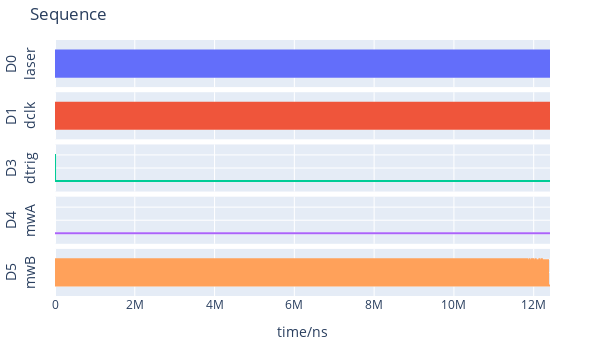

Source (notebook cell):
### Code cell
pg.setTrigger(TriggerStart.SOFTWARE, rearm=TriggerRearm.AUTO)
REPEAT_INFINITELY = -1
pg.stream(n_runs=REPEAT_INFINITELY)
pg.plotSeq(plot_all=False)

### Figure 1 — Plotly figure (JSON) as saved in the notebook; plotly's stock layout.template omitted (floating-point values rounded to 4 significant figures; data arrays with more than 128 entries replaced by an {"elided": "..."} marker saying what was removed)
{"data": [{"line": {"shape": "hv"}, "mode": "lines", "name": "D0", "type": "scatter", "x": {"elided": "4802 int values"}, "xaxis": "x", "y": {"elided": "4802 int values"}, "yaxis": "y"}, {"line": {"shape": "hv"}, "mode": "lines", "name": "D1", "type": "scatter", "x": {"elided": "4802 int values"}, "xaxis": "x2", "y": {"elided": "4802 int values"}, "yaxis": "y2"}, {"line": {"shape": "hv"}, "mode": "lines", "name": "D3", "type": "scatter", "x": {"elided": "4802 int values"}, "xaxis": "x3", "y": {"elided": "4802 int values"}, "yaxis": "y3"}, {"line": {"shape": "hv"}, "mode": "lines", "name": "D4", "type": "scatter", "x": [0, 12408490], "xaxis": "x4", "y": [0, 0], "yaxis": "y4"}, {"line": {"shape": "hv"}, "mode": "lines", "name": "D5", "type": "scatter", "x": {"elided": "4802 int values"}, "xaxis": "x5", "y": {"elided": "4802 int values"}, "yaxis": "y5"}], "layout": {"height": 350, "margin": {"b": 40, "l": 50, "r": 50, "t": 40}, "showlegend": false, "title": {"text": "Sequence"}, "width": 600, "xaxis": {"anchor": "y", "domain": [0, 1], "matches": "x5", "showticklabels": false}, "xaxis2": {"anchor": "y2", "domain": [0, 1], "matches": "x5", "showticklabels": false}, "xaxis3": {"anchor": "y3", "domain": [0, 1], "matches": "x5", "showticklabels": false}, "xaxis4": {"anchor": "y4", "domain": [0, 1], "matches": "x5", "showticklabels": false}, "xaxis5": {"anchor": "y5", "domain": [0, 1], "title": {"text": "time/ns"}}, "yaxis": {"anchor": "x", "domain": [0.816, 1], "range": [-0.4, 1.4], "showticklabels": false, "title": {"text": "D0<br>laser"}}, "yaxis2": {"anchor": "x2", "domain": [0.612, 0.796], "range": [-0.4, 1.4], "showticklabels": false, "title": {"text": "D1<br>dclk"}}, "yaxis3": {"anchor": "x3", "domain": [0.408, 0.592], "range": [-0.4, 1.4], "showticklabels": false, "title": {"text": "D3<br>dtrig"}}, "yaxis4": {"anchor": "x4", "domain": [0.204, 0.388], "range": [-0.4, 1.4], "showticklabels": false, "title": {"text": "D4<br>mwA"}}, "yaxis5": {"anchor": "x5", "domain": [0, 0.184], "range": [-0.4, 1.4], "showticklabels": false, "title": {"text": "D5<br>mwB"}}}}
